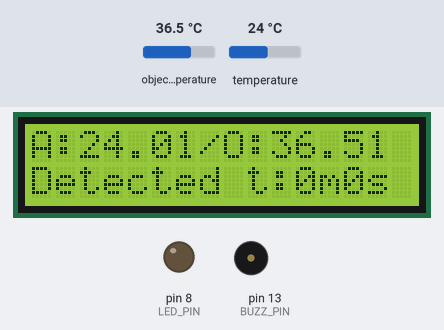
The program below on a simulated Arduino Uno, built with avr-gcc and run on an emulated ATmega328P. On the bench: 16×2 character LCD, output pins drawn as LEDs (lit = HIGH), buzzer (waves = sounding, pin HIGH). Inputs (shaded band) come from the test bench; at power-on: object temperature 36.5 °C, temperature 24 °C. What the program prints to the serial monitor is not drawn.

Above: at 1.2 s.
1.3 s: object temperature set to 20 °C
At 4.1 s:
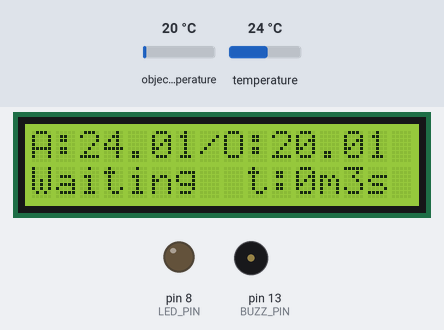
4.3 s: temperature set to 12 °C
At 5.2 s:
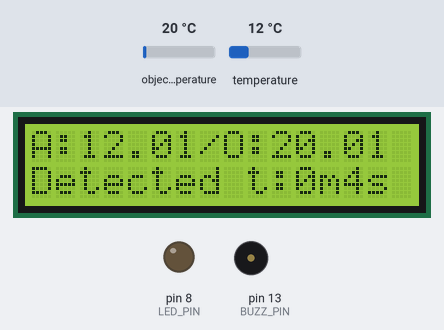
6.9 s: object temperature set to 26 °C
At 8.0 s:
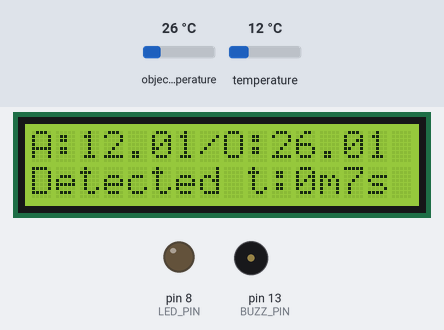
9.0 s: temperature set to 19 °C
At 10.4 s:
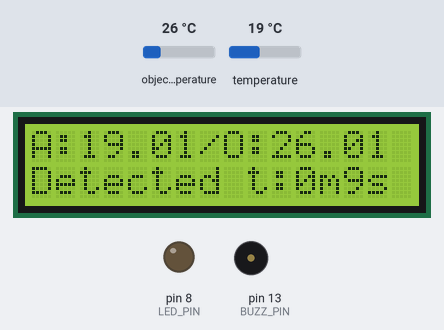
Timing chart, 0 to 12.0 s (numbered marks = the images above; inputs shaded):
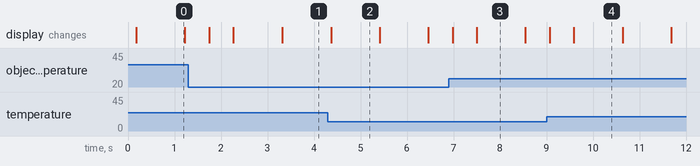

The program:

main.cpp
```cpp
#include <Arduino.h>
#include <Adafruit_MLX90614.h>
#include <LiquidCrystal.h>

//initialise mlx object, pins for LCD and for buzzer
Adafruit_MLX90614 mlx = Adafruit_MLX90614();
const int rs = 12, en = 11, d4 = 5, d5 = 4, d6 = 3, d7 = 2;
LiquidCrystal lcd(rs, en, d4, d5, d6, d7);
const int LED_PIN = 8;
const int BUZZ_PIN = 13;


void setup() {
  // set up the LCD's number of columns and rows:
  lcd.begin(16, 2);

  //Serial setup
  Serial.begin(9600);
  while (!Serial);
  Serial.println("Adafruit MLX90614 test");

  //mlx setup
  if (!mlx.begin()) {
    Serial.println("Error connecting to MLX sensor. Check wiring.");
    while (1);
  };

  Serial.print("Emissivity = "); Serial.println(mlx.readEmissivity());
  Serial.println("================================================");

  //alert setup
  pinMode(BUZZ_PIN, OUTPUT);
  pinMode(LED_PIN, OUTPUT);
}

//constants
String BLANK_LINE = "                  ";
const unsigned long WAIT_TIME = 600000;
const unsigned long ALERT_TRIGGER = 3600000;
const unsigned long ALERT_INTERVAL = 1000;
const float TEMP_DIFF = 0.6;

//variables
unsigned long starttime = 0; //initial starttime to prevent waiting at epoch
unsigned long cuttime = 0;
unsigned long prev_alert_millis = 0;
int buzz_state = LOW;
int led_state = LOW;

void serialTemp() {
  Serial.print("Ambient = "); Serial.print(mlx.readAmbientTempC());
  Serial.print("*C\tObject = "); Serial.print(mlx.readObjectTempC()); Serial.println("*C");
  Serial.println();
}

void serialDebug() {
   Serial.println((String)"Time: " + millis());
   Serial.println((String)"Start Time: " + starttime);
   Serial.println((String)"Cut Time: " + cuttime);
}

void lcdTemp() {
  lcd.setCursor(0, 0);
  lcd.print("A:"); lcd.print(mlx.readAmbientTempC()); lcd.print("/O:"); lcd.print(mlx.readObjectTempC());
}

bool thermalCheck() {
  if (mlx.readObjectTempC() - mlx.readAmbientTempC() > TEMP_DIFF) {
    return true;
  }
  return false;
}

bool trackingCheck(bool thermal_status) {
  if (thermal_status == true) {
    if (starttime == 0) {
      starttime = millis();
    }
    cuttime = 0;
    return true;
  }
  else {
    if (cuttime == 0) {
      cuttime = millis();
    }
    if (starttime != 0 & millis() - cuttime <= WAIT_TIME) {
      return true;
    }
    starttime = 0;
    return false;
  }
}

bool alertCheck(bool tracking_status, bool thermal_status) {
  if (tracking_status & thermal_status & millis() - starttime >= ALERT_TRIGGER) {
    return true;
  }
  return false;
}

void alert(bool alert_status) {
  if (alert_status == true) {
    unsigned long curr_alert_millis = millis();
    if (curr_alert_millis - prev_alert_millis >= ALERT_INTERVAL) {
      prev_alert_millis = curr_alert_millis;
      if (buzz_state == LOW) {
        buzz_state = HIGH;
        led_state = HIGH;
      }
      else {
        buzz_state = LOW;
        led_state = LOW;
      }
    }
  }
  else {
    buzz_state = LOW;
    led_state = LOW;
   }
  digitalWrite(BUZZ_PIN, buzz_state);
  digitalWrite(LED_PIN, led_state);
}


void lcdPrintStatus(bool thermal_status, bool tracking_status, bool alert_status){
  lcd.setCursor(0,1); lcd.print(BLANK_LINE);
  if (thermal_status & tracking_status & not alert_status) {
    lcd.setCursor(0,1); lcd.print("Detected t:"); lcd.print((millis()-starttime)/1000/60); lcd.print("m"); lcd.print((millis()-starttime)%60000/1000);lcd.print("s");
  }
  if (thermal_status & tracking_status & alert_status) {
    lcd.setCursor(0,1); lcd.print("Alert!   t:"); lcd.print( (millis()-starttime)/1000); lcd.print("m"); lcd.print((millis()-starttime)%60000/1000);lcd.print("s");
  }

  if (not thermal_status & tracking_status) {
    lcd.setCursor(0,1); lcd.print("Waiting  t:"); lcd.print( (millis()-starttime)/1000/60); lcd.print("m"); lcd.print((millis()-starttime)%60000/1000);lcd.print("s");
  }

  if (not thermal_status & not tracking_status & not alert_status) {
    lcd.setCursor(0, 1); lcd.print("Not Detected");
  }
}

void loop() {
  serialTemp();
  lcdTemp();
  serialDebug();
  bool thermal_status = thermalCheck();
  bool tracking_status = trackingCheck(thermal_status);
  bool alert_status = alertCheck(tracking_status,thermal_status);
  lcdPrintStatus(thermal_status,tracking_status,alert_status);
  alert(alert_status);
  delay(500);
}
```

Measured:
- after the input at 1.3 s, the display: first changes after 0.44 s (image 1 shows a later state)
- after the input at 4.3 s, the display: changes after 0.07 s (image 2)
- what the display in image 0 shows lasts 1.0 s, from 0.2 s to 1.2 s
